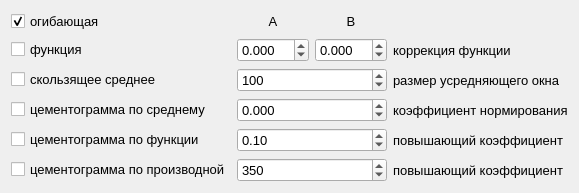
   <widget class="QWidget" name="gridLayoutWidget_4">
    <property name="geometry">
     <rect>
      <x>800</x>
      <y>740</y>
      <width>543</width>
      <height>181</height>
     </rect>
    </property>
    <layout class="QGridLayout" name="gridLayout_4" columnstretch="6,0,0">
     <item row="2" column="0">
      <widget class="QCheckBox" name="checkBox_mean_old">
       <property name="font">
        <font>
         <pointsize>10</pointsize>
        </font>
       </property>
       <property name="text">
        <string>скользящее среднее</string>
       </property>
      </widget>
     </item>
     <item row="3" column="0">
      <widget class="QCheckBox" name="checkBox_norm_old">
       <property name="font">
        <font>
         <pointsize>10</pointsize>
        </font>
       </property>
       <property name="text">
        <string>цементограмма по среднему</string>
       </property>
      </widget>
     </item>
     <item row="2" column="1">
      <widget class="QSpinBox" name="spinBox_mean_win_old">
       <property name="font">
        <font>
         <pointsize>10</pointsize>
        </font>
       </property>
       <property name="minimum">
        <number>1</number>
       </property>
       <property name="maximum">
        <number>1000</number>
       </property>
       <property name="singleStep">
        <number>10</number>
       </property>
       <property name="value">
        <number>100</number>
       </property>
      </widget>
     </item>
     <item row="1" column="0">
      <widget class="QCheckBox" name="checkBox_func_old">
       <property name="font">
        <font>
         <pointsize>10</pointsize>
        </font>
       </property>
       <property name="text">
        <string>функция</string>
       </property>
      </widget>
     </item>
     <item row="3" column="1">
      <widget class="QDoubleSpinBox" name="doubleSpinBox_coeff_norm_old">
       <property name="font">
        <font>
         <pointsize>10</pointsize>
        </font>
       </property>
       <property name="decimals">
        <number>3</number>
       </property>
       <property name="minimum">
        <double>-1.000000000000000</double>
       </property>
       <property name="maximum">
        <double>1.000000000000000</double>
       </property>
       <property name="singleStep">
        <double>0.001000000000000</double>
       </property>
      </widget>
     </item>
     <item row="4" column="0">
      <widget class="QCheckBox" name="checkBox_rel_ampl_old">
       <property name="font">
        <font>
         <pointsize>10</pointsize>
        </font>
       </property>
       <property name="text">
        <string>цементограмма по функции</string>
       </property>
      </widget>
     </item>
     <item row="2" column="2">
      <widget class="QLabel" name="label_25">
       <property name="font">
        <font>
         <pointsize>10</pointsize>
        </font>
       </property>
       <property name="text">
        <string>размер усредняющего окна</string>
       </property>
      </widget>
     </item>
     <item row="0" column="0">
      <widget class="QCheckBox" name="checkBox_envelop_old">
       <property name="font">
        <font>
         <pointsize>10</pointsize>
        </font>
       </property>
       <property name="text">
        <string>огибающая</string>
       </property>
       <property name="checked">
        <bool>true</bool>
       </property>
      </widget>
     </item>
     <item row="1" column="2">
      <widget class="QLabel" name="label_27">
       <property name="font">
        <font>
         <pointsize>10</pointsize>
        </font>
       </property>
       <property name="text">
        <string>коррекция функции</string>
       </property>
      </widget>
     </item>
     <item row="3" column="2">
      <widget class="QLabel" name="label_26">
       <property name="font">
        <font>
         <pointsize>10</pointsize>
        </font>
       </property>
       <property name="text">
        <string>коэффициент нормирования</string>
       </property>
      </widget>
     </item>
     <item row="4" column="2">
      <widget class="QLabel" name="label_28">
       <property name="font">
        <font>
         <pointsize>10</pointsize>
        </font>
       </property>
       <property name="text">
        <string>повышающий коэффициент</string>
       </property>
      </widget>
     </item>
     <item row="4" column="1">
      <widget class="QDoubleSpinBox" name="doubleSpinBox_coeff_func_old">
       <property name="font">
        <font>
         <pointsize>10</pointsize>
        </font>
       </property>
       <property name="minimum">
        <double>-1.000000000000000</double>
       </property>
       <property name="maximum">
        <double>1.000000000000000</double>
       </property>
       <property name="singleStep">
        <double>0.010000000000000</double>
       </property>
       <property name="value">
        <double>0.100000000000000</double>
       </property>
      </widget>
     </item>
     <item row="5" column="0">
      <widget class="QCheckBox" name="checkBox_diff_result_old">
       <property name="font">
        <font>
         <pointsize>10</pointsize>
        </font>
       </property>
       <property name="text">
        <string>цементограмма по производной</string>
       </property>
      </widget>
     </item>
     <item row="5" column="2">
      <widget class="QLabel" name="label_29">
       <property name="font">
        <font>
         <pointsize>10</pointsize>
        </font>
       </property>
       <property name="text">
        <string>повышающий коэффициент</string>
       </property>
      </widget>
     </item>
     <item row="5" column="1">
      <widget class="QSpinBox" name="spinBox_coeff_dif_res_old">
       <property name="font">
        <font>
         <pointsize>10</pointsize>
        </font>
       </property>
       <property name="maximum">
        <number>10000</number>
       </property>
       <property name="singleStep">
        <number>20</number>
       </property>
       <property name="value">
        <number>350</number>
       </property>
       <property name="displayIntegerBase">
        <number>10</number>
       </property>
      </widget>
     </item>
     <item row="1" column="1">
      <layout class="QHBoxLayout" name="horizontalLayout_33">
       <item>
        <widget class="QDoubleSpinBox" name="doubleSpinBox_kA_old">
         <property name="font">
          <font>
           <pointsize>10</pointsize>
          </font>
         </property>
         <property name="decimals">
          <number>3</number>
         </property>
         <property name="minimum">
          <double>-10.000000000000000</double>
         </property>
         <property name="maximum">
          <double>10.000000000000000</double>
         </property>
         <property name="singleStep">
          <double>0.010000000000000</double>
         </property>
        </widget>
       </item>
       <item>
        <widget class="QDoubleSpinBox" name="doubleSpinBox_kB_old">
         <property name="font">
          <font>
           <pointsize>10</pointsize>
          </font>
         </property>
         <property name="decimals">
          <number>3</number>
         </property>
         <property name="minimum">
          <double>-10.000000000000000</double>
         </property>
         <property name="maximum">
          <double>10.000000000000000</double>
         </property>
         <property name="singleStep">
          <double>0.001000000000000</double>
         </property>
        </widget>
       </item>
      </layout>
     </item>
     <item row="0" column="1">
      <layout class="QHBoxLayout" name="horizontalLayout_34">
       <item>
        <widget class="QLabel" name="label_51">
         <property name="font">
          <font>
           <pointsize>10</pointsize>
          </font>
         </property>
         <property name="text">
          <string>A</string>
         </property>
         <property name="alignment">
          <set>Qt::AlignCenter</set>
         </property>
        </widget>
       </item>
       <item>
        <widget class="QLabel" name="label_52">
         <property name="font">
          <font>
           <pointsize>10</pointsize>
          </font>
         </property>
         <property name="text">
          <string>B</string>
         </property>
         <property name="alignment">
          <set>Qt::AlignCenter</set>
         </property>
        </widget>
       </item>
      </layout>
     </item>
    </layout>
   </widget>
